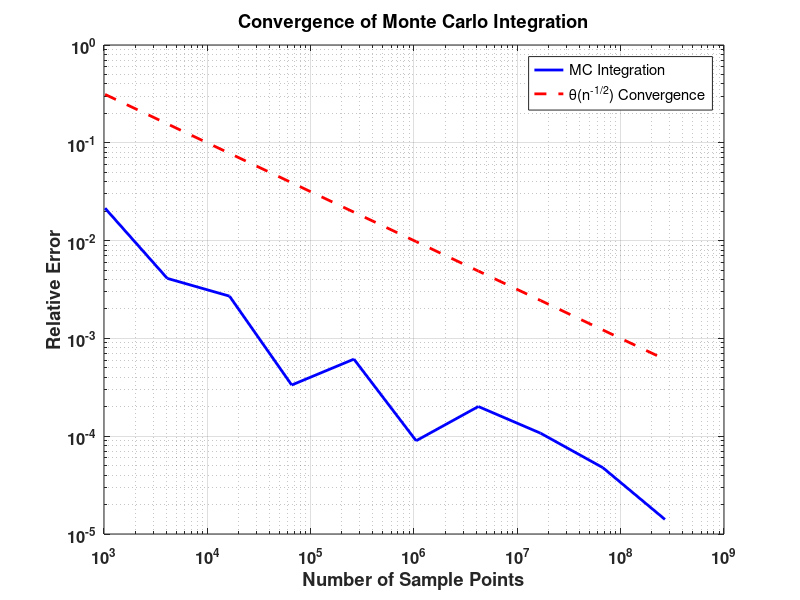

Write the MATLAB code that produced this figure.
% mc_sample_mean_method.m
% The purpose of this script is to use the Monte Carlo method to integrate
% the function exp(-x^2) from [-3,3] and compare its performance with other
% numerical integration schemes.

% this uses the simple "sample-mean" algorithm discussed in section 2.2 of
% the "lecture 9" pdf in this directory.
%
% compared to the "hit-or-miss" algorithm, it requires half the random
% numbers and eliminates the logical comparison; hence, it should be
% faster.  Simple experiments show that it is nearly twice as fast as the
% hit-or-miss algorithm. (about 5.1x10^7 samples per second)


clear
clc
close all

f = @(t) sin(1./(-t)).^2;

% this will be a convergence study, so I will need a range of sample sizes
N = 10:2:29;

xMin = -1;
xMax = 1;
yMin = 0;
yMax = 1;
trialArea = (xMax - xMin)*(yMax - yMin);

intExact = 2*0.6734568; % analytic result

relErr = NaN(1,length(N));
trialInt = NaN(1,length(N));

ctr = 0;

% for *very* large simulations, break the problem into chuncks
chunkSize = 2^24;

tic;
for n = 2.^N
    ctr = ctr+1; % increment my counter
    
    % give an indication of progress
    fprintf('Estimating integral by Monte Carlo integration using %i samples.\n',n);
    
    numChunks = floor(n/chunkSize);
    numRemainder = n - (numChunks*chunkSize);
    
    intAccum = 0;
    for k = 1:numChunks
        % take the sample
        x = xMin + (xMax - xMin).*rand(chunkSize,1);
        intAccum = intAccum + sum(f(x));
    end
    
    if numRemainder > 0
        x = xMin + (xMax - xMin).*rand(numRemainder,1);
        intAccum = intAccum + sum(f(x));
    end
    
    trialInt(ctr) = (intAccum/n)*(xMax - xMin);
    relErr(ctr) = norm(trialInt(ctr) - intExact,2)/norm(intExact,2);
    
end
intTime = toc;
fprintf('Average of %g samples per second.\n',sum(2.^N)/intTime);
% plot the results

figure
loglog(2.^N,relErr,'-b','linewidth',2);
hold on
loglog(2.^N,sqrt(100)./(sqrt(2.^N)),'--r','linewidth',2);
title('Convergence of Monte Carlo Integration',...
    'fontsize',16,'fontweight','bold');
xlabel('Number of Sample Points','fontsize',14,'fontweight','bold');
ylabel('Relative Error','fontsize',14,'fontweight','bold');
legend('MC Integration','\theta(n^{-1/2}) Convergence',...
    'location','best');
grid on
set(gca,'fontsize',12,'fontweight','bold');